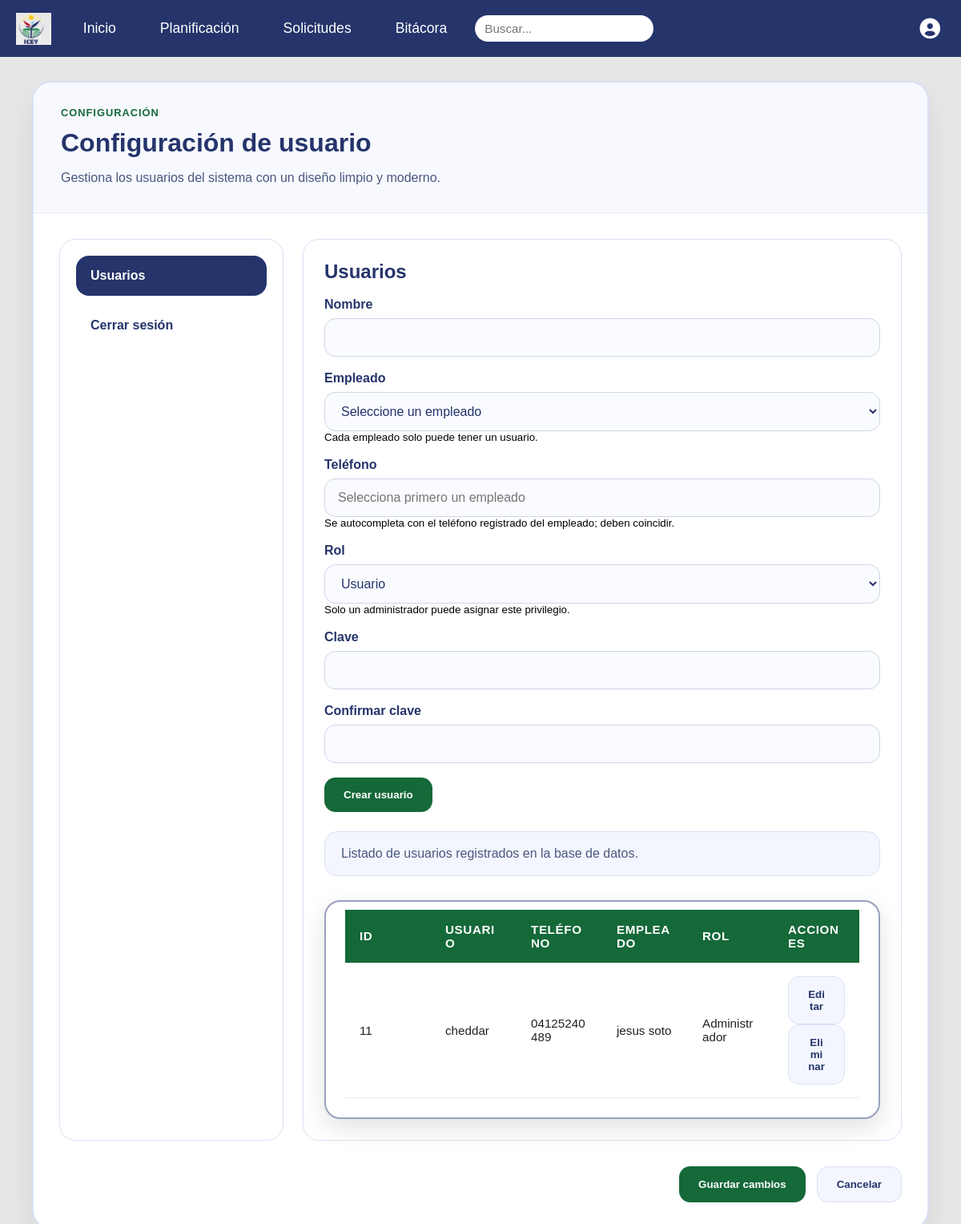
Before: /src/configUser.php (signed in) with the older database file.
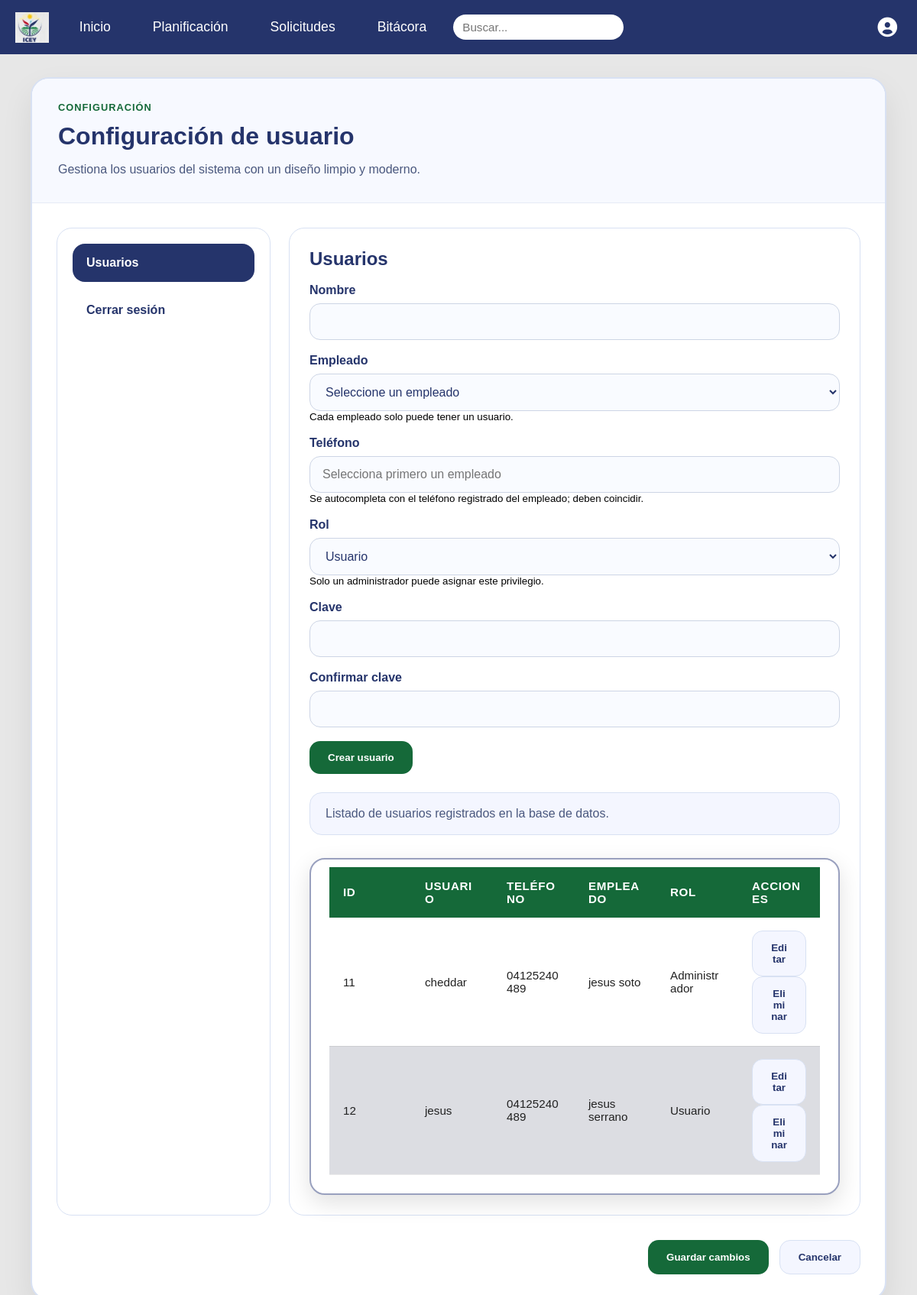
After: the same page with the newer database file.
### tables this page shows
CREATE TABLE `usuario` (
  `id` int(10) NOT NULL,
  `nombre` varchar(15) NOT NULL,
  `clave` varchar(255) NOT NULL,
  `telefono` varchar(15) DEFAULT NULL,
  `id_empleado` int(11) DEFAULT NULL,
  `rol` enum('administrador','usuario') NOT NULL DEFAULT 'usuario'
);

### include/guardian.php (called while the page is built, shortened)
<?php
function esAdministrador(): bool
{
    $rol = trim(strtolower($_SESSION['user_rol'] ?? ''));
    return $rol === 'administrador';
}
?>

### config/conexion.php (called while the page is built)
<?php
class Conexion {
    private static $host = 'localhost';
    private static $db = 'red_bibliotecas';
    private static $usuario = 'root';
    private static $pswd = '';
    public static function conectar() {
        try {
            $pdo = new PDO('mysql:host=' . self::$host . ';dbname=' . self::$db . ';charset=utf8', self::$usuario, self::$pswd);
            $pdo->setAttribute(PDO::ATTR_ERRMODE, PDO::ERRMODE_EXCEPTION);
            $pdo->exec("SET NAMES 'utf8'");
            return $pdo;
        } catch (PDOException $e) {
            die('Error de conexión: ' . $e->getMessage());
        }
    }
}
?>

### modelos/usuario.php (called while the page is built, shortened)
<?php
require_once __DIR__ . '/../config/conexion.php';
class Usuario {
public function mostrarUsuarios() {
    $sql = "SELECT
    u.id,
    u.nombre,
    u.telefono,
    u.id_empleado,
    u.rol,
    CONCAT(e.nombre, ' ', e.apellido) AS id_empleado_nombre
FROM usuario u
LEFT JOIN empleado e ON e.id = u.id_empleado
ORDER BY u.nombre";
    $stmt = Conexion::conectar()->prepare($sql);
    $stmt->execute();
    return $stmt->fetchAll(PDO::FETCH_ASSOC);
}
}
?>

### src/configUser.php (the view, shortened to what this page needs)
<?php
include '../include/guardian.php';
include '../include/header.php';
require_once __DIR__ . '/../modelos/usuario.php';
$model = new Usuario();
$esAdmin = esAdministrador();
$usuarios = [];
try {
    $usuarios = $model->mostrarUsuarios();
} catch (Exception $e) {
    $usuarios = [];
}
?>
<!DOCTYPE html>
<html lang="es">
<head>
    <link rel="stylesheet" href="./css/main.css">
    <link rel="stylesheet" href="./css/configuracion.css">
    <link rel="stylesheet" href="./css/fontawesome-all.min.css">
</head>
<body>
    <main class="config-page">
        <div class="config-container">
            <div class="config-card">
                <div class="config-card__header">
                    <div>
                        <span class="config-badge">Configuración</span>
                        <h1>Configuración de usuario</h1>
                        <p>Gestiona los usuarios del sistema con un diseño limpio y moderno.</p>
                    </div>
                </div>
                <div class="config-grid">
                    <aside class="config-menu" aria-label="Menú de configuración">
                        <button type="button" class="config-menu__item active" data-tab="usuarios">Usuarios</button>
                        <button type="button" class="config-menu__item" id="cerrarSesion">Cerrar sesión</button>
                    </aside>
                    <section class="config-details">
                        <div class="config-panel active" id="usuarios">
                            <h2 id="usuario-form-titulo"><?php echo $esAdmin ? 'Usuarios' : 'Mi perfil'; ?></h2>
                            <?php
                                $miUsuario = $esAdmin ? null : ($usuarios[0] ?? null);
                            ?>
                            <form method="POST" action="" id="form-usuario" style="margin-top:16px;">
                                <div class="config-field">
                                    <label for="nuevo_nombre">Nombre</label>
                                    <input id="nuevo_nombre" name="nuevo_nombre" type="text" required
                                           value="<?php echo $esAdmin ? '' : htmlspecialchars($miUsuario['nombre'] ?? ''); ?>">
                                </div>
                                <div class="config-field">
                                    <label for="nuevo_id_empleado">Empleado</label>
                                    <select id="nuevo_id_empleado" name="nuevo_id_empleado" required>
                                        <option value="">Seleccione un empleado</option>
                                    </select>
                                    <small>Cada empleado solo puede tener un usuario.</small>
                                </div>
                                <div class="config-field">
                                    <label for="nuevo_telefono">Teléfono</label>
                                    <input id="nuevo_telefono" name="nuevo_telefono" type="text"
                                           placeholder="Selecciona primero un empleado" required readonly
                                           value="<?php echo $esAdmin ? '' : htmlspecialchars($miUsuario['telefono'] ?? ''); ?>">
                                    <small>Se autocompleta con el teléfono registrado del empleado; deben coincidir.</small>
                                </div>
                                <?php if ($esAdmin): ?>
                                <div class="config-field">
                                    <label for="nuevo_rol">Rol</label>
                                    <select id="nuevo_rol" name="nuevo_rol">
                                        <option value="usuario">Usuario</option>
                                    </select>
                                    <small>Solo un administrador puede asignar este privilegio.</small>
                                </div>
                                <?php endif; ?>
                                <div class="config-field">
                                    <label for="nueva_clave" id="label-clave">
                                        <?php echo $esAdmin ? 'Clave' : 'Nueva clave (dejar en blanco para no cambiarla)'; ?>
                                    </label>
                                    <input id="nueva_clave" name="nueva_clave" type="password">
                                </div>
                                <div class="config-field">
                                    <label for="nueva_clave_confirmacion">Confirmar clave</label>
                                    <input id="nueva_clave_confirmacion" name="nueva_clave_confirmacion" type="password">
                                </div>
                                <button class="btn-save" type="submit" id="btn-guardar-usuario">
                                    <?php echo $esAdmin ? 'Crear usuario' : 'Guardar cambios'; ?>
                                </button>
                            </form>
                            <?php if ($esAdmin): ?>
                            <div class="config-note" style="margin-top:24px;">
                                <p>Listado de usuarios registrados en la base de datos.</p>
                            </div>
                            <div class="tabla__container" style="margin-top:30px;">
                                <table class="tabla-planificacion" style="min-width:0; margin-top:10px;">
                                    <thead>
                                        <tr>
                                            <th>ID</th>
                                            <th>Usuario</th>
                                            <th>Teléfono</th>
                                            <th>Empleado</th>
                                            <th>Rol</th>
                                            <th>Acciones</th>
                                        </tr>
                                    </thead>
                                    <tbody>
                                        <?php if (!empty($usuarios)): ?>
                                            <?php foreach ($usuarios as $u): ?>
                                                <?php
                                                    $empleadoNombre = trim($u['id_empleado_nombre'] ?? '');
                                                    $empleadoNombre = $empleadoNombre !== '' ? $empleadoNombre : 'Sin empleado';
                                                    $rolUsuario = $u['rol'] ?? 'usuario';
                                                ?>
                                                <tr>
                                                    <td><?php echo htmlspecialchars($u['id']); ?></td>
                                                    <td><?php echo htmlspecialchars($u['nombre']); ?></td>
                                                    <td><?php echo htmlspecialchars($u['telefono'] ?? ''); ?></td>
                                                    <td><?php echo htmlspecialchars($empleadoNombre); ?></td>
                                                    <td><?php echo $rolUsuario === 'administrador' ? 'Administrador' : 'Usuario'; ?></td>
                                                    <td>
                                                        <button type="button" class="btn-secondary btn-editar-usuario"
                                                                data-id="<?php echo htmlspecialchars($u['id']); ?>"
                                                                data-nombre="<?php echo htmlspecialchars($u['nombre']); ?>"
                                                                data-telefono="<?php echo htmlspecialchars($u['telefono'] ?? ''); ?>"
                                                                data-id-empleado="<?php echo htmlspecialchars($u['id_empleado'] ?? ''); ?>"
                                                                data-rol="<?php echo htmlspecialchars($rolUsuario); ?>">
                                                            Editar
                                                        </button>
                                                        <form method="POST" action="" style="display:inline;">
                                                            <button class="btn-secondary" type="submit" onclick="return confirm('¿Eliminar este usuario?');">Eliminar</button>
                                                        </form>
                                                    </td>
                                                </tr>
                                            <?php endforeach; ?>
                                        <?php else: ?>
                                            <tr><td colspan="6">No hay usuarios registrados.</td></tr>
                                        <?php endif; ?>
                                    </tbody>
                                </table>
                            </div>
                            <?php endif; ?>
                        </div>
                    </section>
                </div>
                <div class="config-actions">
                    <button class="btn-primary btn-save" type="button">Guardar cambios</button>
                    <button class="btn-secondary" type="button">Cancelar</button>
                </div>
            </div>
        </div>
    </main>
</body>
</html>

### include/header.php (shortened to what this page needs)
<header>
<?php
$current = basename($_SERVER['PHP_SELF'] ?? '');
$inicioActive = in_array($current, ['main2.php', 'main.html'], true);
$planActive = $current === 'index.php';
$bitacoraActive = $current === 'bitacora.php';
$esAdmin = isset($_SESSION['user_rol']) && $_SESSION['user_rol'] === 'administrador';
?>
<nav>
    <img src="./assets/image.png" alt="Logo" class="nav__logo">
    <div class="nav__links">
        <a href="main2.php" class="nav__link<?= $inicioActive ? ' active' : '' ?>">Inicio</a>
        <a href="index.php" class="nav__link<?= $planActive ? ' active' : '' ?>">Planificación</a>
        <a href="solicitud.php" class="nav__link<?= $current === 'solicitud.php' ? ' active' : '' ?>">Solicitudes</a>
        <?php if ($esAdmin): ?>
            <a href="bitacora.php" class="nav__link<?= $bitacoraActive ? ' active' : '' ?>">Bitácora</a>
        <?php endif; ?>
                <input type="text" class="nav__search" placeholder="Buscar...">
                <div class="nav__user">
                    <button id="userMenuButton" class="nav__user-btn" aria-haspopup="true" aria-expanded="false" title="Usuario" type="button">
                        <i class="fas fa-user-circle"></i>
                    </button>
                </div>
            </div>
        </nav>
    </header>

### src/css/main.css (style rules this page uses)
* { margin: 0; padding: 0; box-sizing: border-box; }
html, body { box-sizing: border-box; margin: 0; background-color: #e7e7e7; font-family: sans-serif; }
header nav { display: flex; width: 100%; padding: 15px 0px; background-color: #25346b; color: white; align-items: center; }
.nav__logo { height: 40px; margin-left: 20px; margin-right: 20px; }
.nav__links { display: flex; align-items: center; gap: 15px; flex: 1; }
.nav__links a { text-decoration: none; color: white; padding: 10px; font-size: 1.1em; margin: 0 10px; }
.nav__search { padding: 8px 12px; border-radius: 20px; border: none; font-size: 0.95rem; background-color: #ffffff; color: #25346b; outline: none; }
.nav__user { position: relative; margin-left: auto; margin-right: 20px; }
.nav__user-btn { background: transparent; border: none; color: white; cursor: pointer; font-size: 1.6rem; padding: 6px; display: flex; align-items: center; }
.tabla__container { display: block; margin: 0 auto; height: auto; width: 100%; max-width: 100%; background-color: #ffffff; box-shadow: 0px 10px 30px rgba(0, 0, 0, 0.12); padding: 0px 24px 24px; border-radius: 20px; margin-top: 15px; border: 2px solid #99a0be; overflow-x: auto; }
.tabla-planificacion { border-collapse: collapse; width: 100%; min-width: auto; table-layout: fixed; color: #222222; font-size: 0.95rem; }
td, th { padding: 12px 14px; border-bottom: 1px solid rgba(0, 0, 0, 0.08); word-break: break-word; white-space: normal; overflow-wrap: anywhere; }
thead th { padding: 16px 18px; text-align: left; color: white; background-color: #156939; font-weight: 700; text-transform: uppercase; letter-spacing: 0.04em; }
td, th { padding: 16px 18px; border-bottom: 1px solid rgba(0, 0, 0, 0.08); }
tr { background-color: #ffffff; }
tbody tr:nth-child(even) { background-color: #dcdde2; }
.btn-secondary { background-color: #e7e9f2; color: #25346b; border: none; padding: 10px 20px; border-radius: 10px; cursor: pointer; font-weight: bold; transition: background-color .2s ease, transform .2s ease, box-shadow .2s ease; }

Changed rows visible on the page:
added usuario: id "12", nombre "jesus", telefono "04125240489", empleadoNombre "jesus serrano", rol "Usuario"
